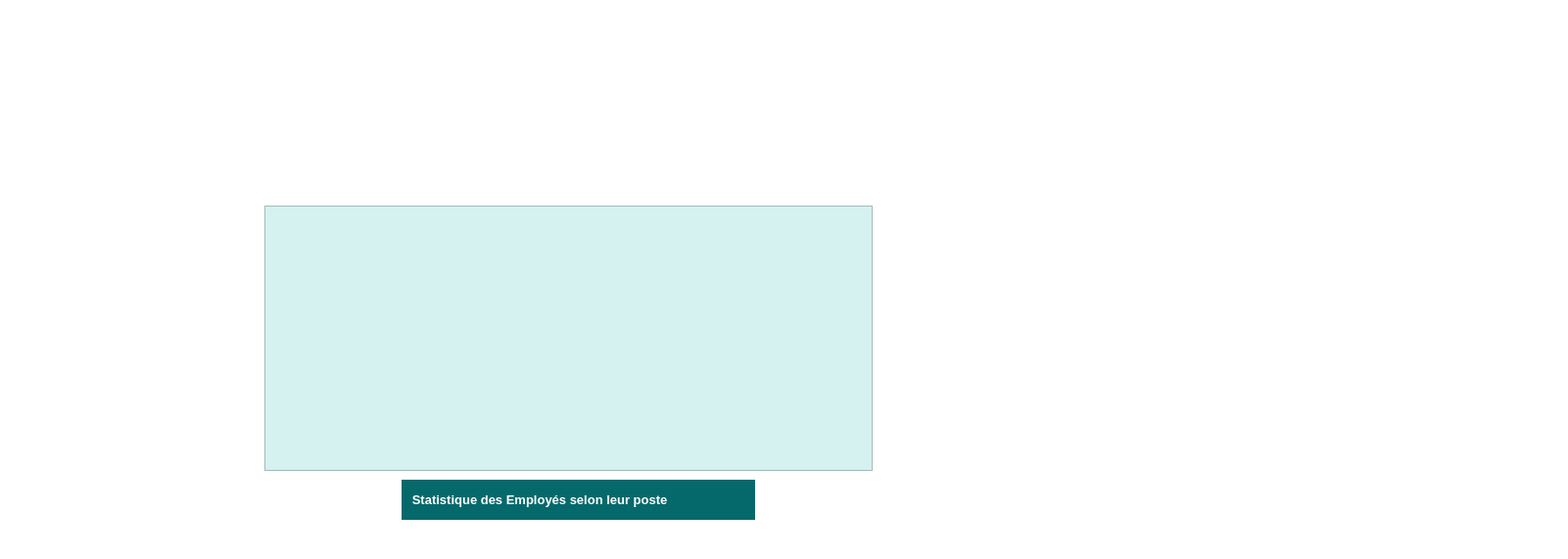
  <widget class="QWidget" name="widget_2" native="true">
   <property name="geometry">
    <rect>
     <x>0</x>
     <y>80</y>
     <width>1601</width>
     <height>571</height>
    </rect>
   </property>
   <property name="styleSheet">
    <string notr="true">background-color: #FFFFFF;
color: white;
</string>
   </property>
   <widget class="QLabel" name="label_6">
    <property name="geometry">
     <rect>
      <x>330</x>
      <y>10</y>
      <width>501</width>
      <height>341</height>
     </rect>
    </property>
    <property name="styleSheet">
     <string notr="true"/>
    </property>
    <property name="text">
     <string/>
    </property>
    <property name="pixmap">
     <pixmap resource="statfaza.qrc">:/new/prefix1/build/Desktop_Qt_6_7_3_MinGW_64_bit-Debug/LAKAHNI.png</pixmap>
    </property>
   </widget>
   <widget class="QGraphicsView" name="graphicsView">
    <property name="geometry">
     <rect>
      <x>270</x>
      <y>210</y>
      <width>621</width>
      <height>271</height>
     </rect>
    </property>
    <property name="styleSheet">
     <string notr="true">background-color: #d5f1f0;</string>
    </property>
   </widget>
   <widget class="QLabel" name="label_16">
    <property name="geometry">
     <rect>
      <x>410</x>
      <y>490</y>
      <width>361</width>
      <height>41</height>
     </rect>
    </property>
    <property name="palette">
     <palette>
      <active>
       <colorrole role="WindowText">
        <brush brushstyle="SolidPattern">
         <color alpha="255">
          <red>255</red>
          <green>255</green>
          <blue>255</blue>
         </color>
        </brush>
       </colorrole>
       <colorrole role="Button">
        <brush brushstyle="SolidPattern">
         <color alpha="255">
          <red>5</red>
          <green>105</green>
          <blue>107</blue>
         </color>
        </brush>
       </colorrole>
       <colorrole role="Text">
        <brush brushstyle="SolidPattern">
         <color alpha="255">
          <red>255</red>
          <green>255</green>
          <blue>255</blue>
         </color>
        </brush>
       </colorrole>
       <colorrole role="ButtonText">
        <brush brushstyle="SolidPattern">
         <color alpha="255">
          <red>255</red>
          <green>255</green>
          <blue>255</blue>
         </color>
        </brush>
       </colorrole>
       <colorrole role="Base">
        <brush brushstyle="SolidPattern">
         <color alpha="255">
          <red>5</red>
          <green>105</green>
          <blue>107</blue>
         </color>
        </brush>
       </colorrole>
       <colorrole role="Window">
        <brush brushstyle="SolidPattern">
         <color alpha="255">
          <red>5</red>
          <green>105</green>
          <blue>107</blue>
         </color>
        </brush>
       </colorrole>
       <colorrole role="PlaceholderText">
        <brush brushstyle="SolidPattern">
         <color alpha="128">
          <red>255</red>
          <green>255</green>
          <blue>255</blue>
         </color>
        </brush>
       </colorrole>
      </active>
      <inactive>
       <colorrole role="WindowText">
        <brush brushstyle="SolidPattern">
         <color alpha="255">
          <red>255</red>
          <green>255</green>
          <blue>255</blue>
         </color>
        </brush>
       </colorrole>
       <colorrole role="Button">
        <brush brushstyle="SolidPattern">
         <color alpha="255">
          <red>5</red>
          <green>105</green>
          <blue>107</blue>
         </color>
        </brush>
       </colorrole>
       <colorrole role="Text">
        <brush brushstyle="SolidPattern">
         <color alpha="255">
          <red>255</red>
          <green>255</green>
          <blue>255</blue>
         </color>
        </brush>
       </colorrole>
       <colorrole role="ButtonText">
        <brush brushstyle="SolidPattern">
         <color alpha="255">
          <red>255</red>
          <green>255</green>
          <blue>255</blue>
         </color>
        </brush>
       </colorrole>
       <colorrole role="Base">
        <brush brushstyle="SolidPattern">
         <color alpha="255">
          <red>5</red>
          <green>105</green>
          <blue>107</blue>
         </color>
        </brush>
       </colorrole>
       <colorrole role="Window">
        <brush brushstyle="SolidPattern">
         <color alpha="255">
          <red>5</red>
          <green>105</green>
          <blue>107</blue>
         </color>
        </brush>
       </colorrole>
       <colorrole role="PlaceholderText">
        <brush brushstyle="SolidPattern">
         <color alpha="128">
          <red>255</red>
          <green>255</green>
          <blue>255</blue>
         </color>
        </brush>
       </colorrole>
      </inactive>
      <disabled>
       <colorrole role="WindowText">
        <brush brushstyle="SolidPattern">
         <color alpha="255">
          <red>255</red>
          <green>255</green>
          <blue>255</blue>
         </color>
        </brush>
       </colorrole>
       <colorrole role="Button">
        <brush brushstyle="SolidPattern">
         <color alpha="255">
          <red>5</red>
          <green>105</green>
          <blue>107</blue>
         </color>
        </brush>
       </colorrole>
       <colorrole role="Text">
        <brush brushstyle="SolidPattern">
         <color alpha="255">
          <red>255</red>
          <green>255</green>
          <blue>255</blue>
         </color>
        </brush>
       </colorrole>
       <colorrole role="ButtonText">
        <brush brushstyle="SolidPattern">
         <color alpha="255">
          <red>255</red>
          <green>255</green>
          <blue>255</blue>
         </color>
        </brush>
       </colorrole>
       <colorrole role="Base">
        <brush brushstyle="SolidPattern">
         <color alpha="255">
          <red>5</red>
          <green>105</green>
          <blue>107</blue>
         </color>
        </brush>
       </colorrole>
       <colorrole role="Window">
        <brush brushstyle="SolidPattern">
         <color alpha="255">
          <red>5</red>
          <green>105</green>
          <blue>107</blue>
         </color>
        </brush>
       </colorrole>
       <colorrole role="PlaceholderText">
        <brush brushstyle="SolidPattern">
         <color alpha="128">
          <red>255</red>
          <green>255</green>
          <blue>255</blue>
         </color>
        </brush>
       </colorrole>
      </disabled>
     </palette>
    </property>
    <property name="font">
     <font>
      <pointsize>10</pointsize>
      <bold>true</bold>
     </font>
    </property>
    <property name="styleSheet">
     <string notr="true">background-color: #05696b;
color: white;
</string>
    </property>
    <property name="text">
     <string>   Statistique des Employés selon leur poste</string>
    </property>
   </widget>
  </widget>
